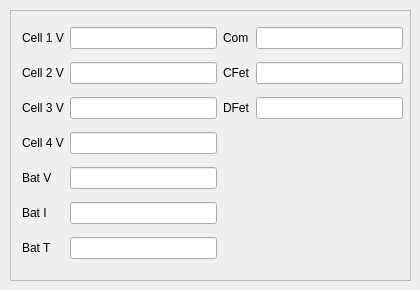
                     <widget class="QWidget" name="tab_bat1_15">
                      <attribute name="title">
                       <string>B-7</string>
                      </attribute>
                      <widget class="QFrame" name="frame_bat1_15">
                       <property name="geometry">
                        <rect>
                         <x>10</x>
                         <y>10</y>
                         <width>401</width>
                         <height>271</height>
                        </rect>
                       </property>
                       <property name="frameShape">
                        <enum>QFrame::StyledPanel</enum>
                       </property>
                       <property name="frameShadow">
                        <enum>QFrame::Raised</enum>
                       </property>
                       <widget class="QWidget" name="layoutWidget_15">
                        <property name="geometry">
                         <rect>
                          <x>12</x>
                          <y>10</y>
                          <width>381</width>
                          <height>251</height>
                         </rect>
                        </property>
                        <layout class="QGridLayout" name="gridLayout_42">
                         <item row="0" column="0">
                          <widget class="QLabel" name="label_cell1v_15">
                           <property name="text">
                            <string>Cell 1 V</string>
                           </property>
                          </widget>
                         </item>
                         <item row="0" column="1">
                          <widget class="QLineEdit" name="lineEdit_cell1_15"/>
                         </item>
                         <item row="0" column="2">
                          <widget class="QLabel" name="label_bat_comm_15">
                           <property name="text">
                            <string>Com</string>
                           </property>
                          </widget>
                         </item>
                         <item row="0" column="3">
                          <widget class="QLineEdit" name="lineEdit_bat_comm_15"/>
                         </item>
                         <item row="1" column="0">
                          <widget class="QLabel" name="label_cell2v_15">
                           <property name="text">
                            <string>Cell 2 V</string>
                           </property>
                          </widget>
                         </item>
                         <item row="1" column="1">
                          <widget class="QLineEdit" name="lineEdit_cell2_15"/>
                         </item>
                         <item row="1" column="2">
                          <widget class="QLabel" name="label_bat_cfet_15">
                           <property name="text">
                            <string>CFet</string>
                           </property>
                          </widget>
                         </item>
                         <item row="1" column="3">
                          <widget class="QLineEdit" name="lineEdit_bat_cfet_15"/>
                         </item>
                         <item row="2" column="0">
                          <widget class="QLabel" name="label_cell3v_15">
                           <property name="text">
                            <string>Cell 3 V</string>
                           </property>
                          </widget>
                         </item>
                         <item row="2" column="1">
                          <widget class="QLineEdit" name="lineEdit_cell3_15"/>
                         </item>
                         <item row="2" column="2">
                          <widget class="QLabel" name="label_bat_dfet_15">
                           <property name="text">
                            <string>DFet</string>
                           </property>
                          </widget>
                         </item>
                         <item row="2" column="3">
                          <widget class="QLineEdit" name="lineEdit_bat_dfet_15"/>
                         </item>
                         <item row="3" column="0">
                          <widget class="QLabel" name="label_cell4v_15">
                           <property name="text">
                            <string>Cell 4 V</string>
                           </property>
                          </widget>
                         </item>
                         <item row="3" column="1">
                          <widget class="QLineEdit" name="lineEdit_cell4_15"/>
                         </item>
                         <item row="4" column="0">
                          <widget class="QLabel" name="label_batv_15">
                           <property name="toolTip">
                            <string extracomment="Battery Voltage"/>
                           </property>
                           <property name="text">
                            <string>Bat V</string>
                           </property>
                          </widget>
                         </item>
                         <item row="4" column="1">
                          <widget class="QLineEdit" name="lineEdit_batv_15"/>
                         </item>
                         <item row="5" column="0">
                          <widget class="QLabel" name="label_bati_15">
                           <property name="toolTip">
                            <string extracomment="Battery Current"/>
                           </property>
                           <property name="text">
                            <string>Bat I</string>
                           </property>
                          </widget>
                         </item>
                         <item row="5" column="1">
                          <widget class="QLineEdit" name="lineEdit_bati_15"/>
                         </item>
                         <item row="6" column="0">
                          <widget class="QLabel" name="label_bat_temp_15">
                           <property name="text">
                            <string>Bat T</string>
                           </property>
                          </widget>
                         </item>
                         <item row="6" column="1">
                          <widget class="QLineEdit" name="lineEdit_bat_temp_15"/>
                         </item>
                        </layout>
                       </widget>
                      </widget>
                     </widget>
